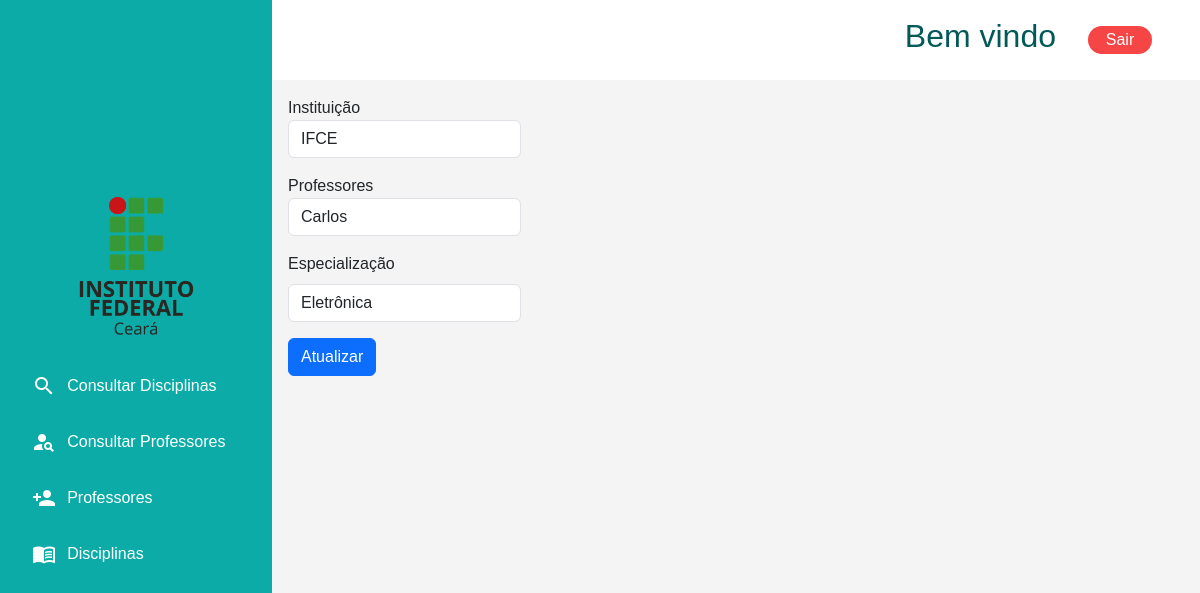
Screenshot of /professores/2/alter with the database file from the repository.
### home/models.py (models this page shows, shortened)
class Professor(models.Model):
    instituicao= models.ForeignKey(Instituicao, models.CASCADE, related_name="instituicao_professor", blank=False, null=False)
    user= models.ForeignKey(User, on_delete=models.PROTECT, null=True, verbose_name="Professor")
    cpf= models.CharField(max_length=11, verbose_name="Cpf")
    especializacao= models.CharField(max_length=40, verbose_name="Especialização")
    class Meta:
        db_table="professores"
        verbose_name="professores"

class Instituicao(models.Model):
    nome= models.CharField(max_length=40, verbose_name="Nome")
    endereco= models.CharField(max_length=11, verbose_name="Endereço")
    telefone= models.CharField(max_length=15, verbose_name="Telefone")
    cnpj= models.CharField(max_length=14, verbose_name="Cnpj")
    class Meta:
        db_table="instituicao"
        verbose_name="instituicao"
    def __str__(self):
        return self.nome

### home/views.py (the view, shortened to what this page needs)
# urls.py: path("professores/<int:id>/alter", ProfessoresAlter, name="professor_alter"),
def ProfessoresAlter(request, id):
    if request.method == "GET":
        professor_id = Professor.objects.get(id=id)
        instituicao = Instituicao.objects.all()
        user = User.objects.all()
    return render (request, "./home/professores_alter.html", { "professor" : professor_id, "instituicao": instituicao, "user": user})

### home/templates/home/professores_alter.html (shortened to what this page needs)
{% extends 'home/base.html' %}
{% block content %}
    <div class="add-forms">
        <form method="POST" action={% url "professor_alter" professor.id %}>
            <label for="simple-select form-label"> Instituição</label>
            <select class="form-control mb-3" name="instituicao" id="simple-select1" required>
                <option value={{ professor.instituicao.id }} selected>{{ professor.instituicao }}</option>
            </select>
            <label for="simple-select form-label"> Professores</label>
            <select class="form-control mb-3" name="user" id="simple-select1" required>
                <option value={{ professor.user.id }} selected>{{ professor.user }}</option>
            </select>
            <label class="form-label" for="especializacao">Especialização</label>
            <input class="form-control" id="especializacao" name="especializacao" type="text" value={{ professor.especializacao }}>
            <button class="btn btn-primary mt-3">Atualizar</button>
        </form>
    </div>
{% endblock %}

### home/static/css/styles.css (style rules this page uses)
* { margin: 0; padding: 0; box-sizing: border-box; }
:root { --color-primary: #0FC2C0; --color-secondary: #0CABA8; --color-tertiary: #008F8C; --color-quaternary: #015958; --color-quintennial: #023535; --white: #FFFFFF; --black: #000000; --color-light-gray: #DCDCDC ; --color-light-gray1: #D3D3D3 ; --color-light-gray2: #C0C0C0 ; --color-dark-gray: #A9A9A9 ; --color-dark-gray1: #808080 ; --color-dark-gray2: #696969 ; --danger: rgb(245, 69, 69); --warning: rgb(233, 245, 69); --success: rgb(69, 245, 137); --font-family: 'Inter' sans-serif; --font-light:300; --font-regular:400; --font-semibold:500; --font-bold:600; --font-extrabold:700; }
body { display: flex; justify-content: center; align-items: center; height: 100vh; background-color: #f4f4f4; font-family: Arial, sans-serif; position: relative; }

### rows the page displays
Professor: instituicao "IFCE", user "Carlos", especializacao "Eletrônica"
